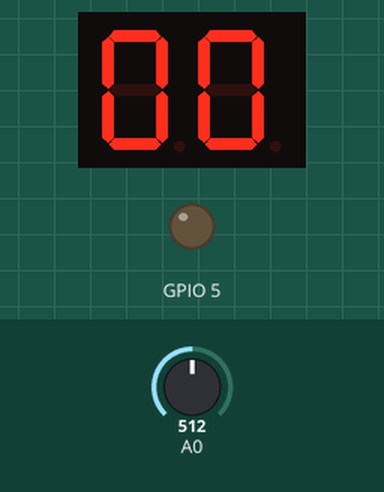
This sketch was run on a simulated ESP8266 (NodeMCU). On the bench: 2-digit seven-segment display, output pins drawn as LEDs (lit = HIGH). Wiring (inferred from the names in the program): 2-digit 7-segment display, segments lit when LOW: segments GPIO 4, GPIO 0, GPIO 2, GPIO 14, GPIO 12, GPIO 13, GPIO 15; digit selects GPIO 9, GPIO 10. Inputs (shaded band) come from the test bench; at power-on: A0 = 512. WiFi joins after 1.5 s; servers stay silent unless stated; network time is answered at once with the bench clock; uploads are accepted with an empty reply; the local clock reads 2024-03-15 10:24:30 at power-on unless the sketch sets it; the segment pins are drawn as the display they are named for; pins used as bus, display or sensor lines are not drawn; what the sketch prints to the serial monitor is not drawn.

Above: at 2.7 s.
2.8 s: A0 set to 33
4.3 s: A0 set to 26
At 5.0 s:
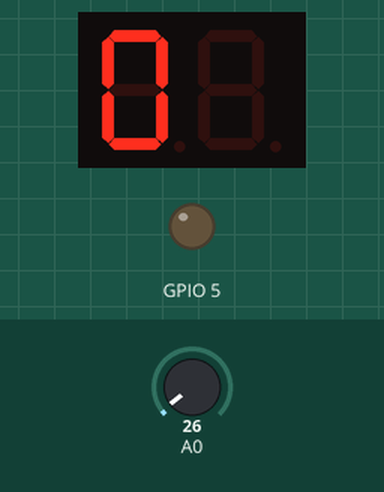
At 7.9 s:
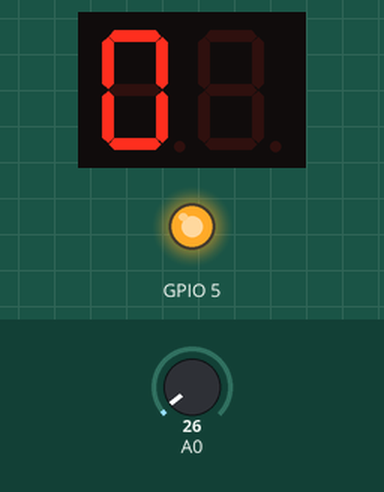
Timing chart, 0 to 13.3 s (numbered marks = the images above; inputs shaded):
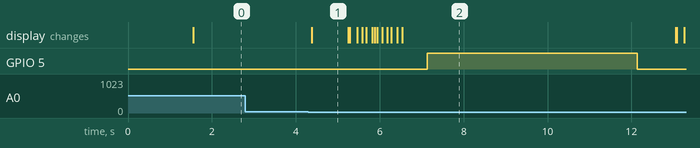

Measured:
- after the input at 2.8 s, every drawn part: stays the same
- after the input at 4.3 s, GPIO 5: LOW → HIGH after 2.8 s, → LOW 5.0 s later; the display: changes after 0.08 s (image 1)
- what the display in image 1 shows lasts 0.8 s, from 4.4 s to 5.2 s

The sketch:

sketch.ino
```cpp
 // La función setup corre una vez, al prenderse el Arduino
// o bien al reiniciar mediante el botón reset
  //anodo comun
#include <ESP8266WiFi.h>
#include <ESP8266HTTPClient.h>
#include <ArduinoJson.h>
#include <WiFiClient.h>
#include <NTPClient.h>
#include <WiFiUdp.h>

//definimos NTPClient para poder consultar el tiempo.
const long utcOffset = -10800;
WiFiUDP ntpUDP;
NTPClient timeClient(ntpUDP,"pool.ntp.org",utcOffset);


//definimos wifiClient para conectarnos a una red
WiFiClient wifiClient;
const char* ssid = "FiberCorp WiFi887 2.4GHz";
const char* password = "0041285223";
//char host[] = "192.168.0.7";
const int digitos [10][7] = {
   /*0*/ {0,0,0,0,0,0,1},
    /*1*/ {1,0,0,1,1,1,1},
    /*2*/ {0,0,1,0,0,1,0},
    /*3*/ {0,0,0,0,1,1,0},
    /*4*/ {1,0,0,1,1,0,0},
    /*5*/ {0,1,0,0,1,0,0},
    /*6*/ {0,1,0,0,0,0,0},
    /*7*/ {0,0,0,1,1,1,1},
    /*8*/ {0,0,0,0,0,0,0},
    /*9*/ {0,0,0,0,1,0,0}
};
const int OFF = HIGH;
const int A = 4;
const int B = 0;
const int C = 2;
const int D = 14;
const int E = 12;
const int F = 13;
const int G = 15;
int conmutador = 0;
const int N = 7;
const int SEGMENTOS[N] = {A,B,C,D,E,F,G};
int var = 0;
int unidad = 0;
int decena = 0;
int cont = 0;


void setup()
{
   Serial.begin(9600);
    WiFi.begin(ssid,password);
    while(WiFi.status() != WL_CONNECTED){
      delay(500);
      Serial.print(".");
    }
    Serial.println("Wifi Connected");
    Serial.println("IP: ");
    Serial.println(WiFi.localIP());
   //inicializamos pines digitales conectados a los segmentos del display.
    pinMode(10, OUTPUT);
    pinMode(9, OUTPUT);
    pinMode(5,OUTPUT);
    for (int i=0; i<N; i++){
      pinMode(SEGMENTOS[i], OUTPUT);
      digitalWrite(SEGMENTOS[i], OFF);//apagar
    }
    timeClient.begin();
}


void loop(){
  delay(10);
  int sensorValue = analogRead(A0);
  if(sensorValue < 30){
    if(decena == 0 && unidad == 0){
      timeClient.update();
      httpPOST("start",timeClient.getFormattedTime());
    }
    delay(50);
    unidad++;
    cont ++;
    if(unidad > 9){
      unidad = 0;
      decena += 1;
      if(decena > 9){
        decena = 0;
        }
      }
  }
  if(conmutador == 0){
    digitalWrite(10,1); // 10 es el pin de la unidad
    digitalWrite(9,0); // 9 es el pin de la decena
    var = unidad;
    conmutador = 1;
    }else{
      digitalWrite(10,0);
      digitalWrite(9,1);
      var = decena;
      conmutador = 0;
      }
      print(var);

      if(cont == 20){
          timeClient.update();
          httpPOST("finish",timeClient.getFormattedTime());
          digitalWrite(5, HIGH);
          delay(5000);
          digitalWrite(5, LOW);
          cont = 0;
          unidad = 0;
          decena = 0;
        }

}

void httpPOST(String timer, String date){
  int contRepeat = 0;
  HTTPClient http;
  char *url = "http://192.168.0.7:4200/post";
  http.begin(wifiClient,url);
  http.addHeader("Content-Type","application/json");
  DynamicJsonDocument postMessage(2048);
  postMessage["message"] = timer;
  postMessage["time"] = date;
  String jsonBody;
  serializeJson(postMessage,jsonBody);
  Serial.println(jsonBody);
  int resCode = http.POST(jsonBody);
  Serial.println(resCode);
  while(resCode != 201 && contRepeat < 3){
    int resCode = http.POST(jsonBody);
    Serial.println(resCode);
    contRepeat++;
  }
  String res = http.getString();
  parserMessage(res);
  http.end();
}
void httpGET(){
  HTTPClient http;
  char *url = "http://192.168.0.7:4200/";
  http.begin(wifiClient,url);
  int resCode = http.GET();
  Serial.println(resCode);
  String res = http.getString();
  Serial.println(res);
  parserMessage(res);
  http.end();
}
void parserMessage(String res){
  DynamicJsonDocument doc(2048);
  deserializeJson(doc,res);
  const char* message = doc["message"];
  Serial.println(message);
}
void print(int d){
  for (int i=0; i<N; i++){
    digitalWrite(SEGMENTOS[i], digitos[d][i]);
  }
}


// La función loop corre una y otra vez sin parar

  /*
 delay(10);
  int sensorValue = analogRead(A0);
  if(sensorValue < 30){
    delay(50);
    unidad++;
    cont ++;
    if(unidad > 9){
      unidad = 0;
      decena += 1;
      if(decena > 9){
        decena = 0;
        }
      }

   }

  if(conmutador == 0){
    digitalWrite(10,1); // 10 es el pin de la unidad
    digitalWrite(9,0); // 9 es el pin de la decena
    var = unidad;
    conmutador = 1;
    }else{
      digitalWrite(10,0);
      digitalWrite(9,1);
      var = decena;
      conmutador = 0;
      }
      print(var);
      if(cont == 20){
          digitalWrite(5, HIGH);
          delay(5000);
          digitalWrite(5, LOW);
          cont = 0;
          unidad = 0;
          decena = 0;
        }

   }
  */
```
